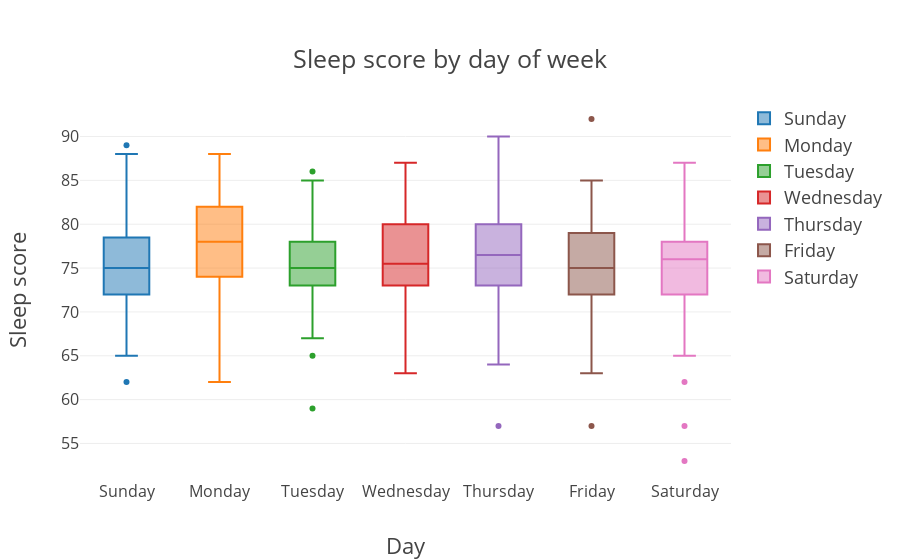

Notebook cell for this chart:
### Markdown cell above
Lots of people hate Mondays and tend to stress about the upcoming work week, be it incoming dedalines, important meetings, etc. The natural question to ask is: how much does sleep quality vary depending on the day of week?

### Code cell
df_sleep_merged["day_of_week"] = df_sleep_merged.dateOfSleep.dt.day_name().astype("string")

fig = go.Figure(
    layout = go.Layout(
        title="Sleep score by day of week"
    )
)

for dow in df_sleep_merged["day_of_week"].unique():
    fig.add_trace(go.Box(y=df_sleep_merged[df_sleep_merged["day_of_week"] == dow]["overall_score"], name=dow))

fig.update_layout(
    title=PLOTLY_TITLE_CENTER_DICT,
    xaxis_title="Day",
    yaxis_title="Sleep score",
    font={"size": 18},
    yaxis={"tickfont": {"size": 16}},
    xaxis={"tickfont": {"size": 16}}
)

### Figure 1 — Plotly figure (JSON) as saved in the notebook; plotly's stock layout.template omitted (floating-point values rounded to 4 significant figures)
{"data": [{"name": "Sunday", "type": "box", "y": [81, 76, 73, 72, 72, 68, 77, 82, 71, 70, 75, 76, 69, 75, 78, 73, 83, 72, 82, 75, 72, 74, 69, 71, 71, 81, 80, 84, 87, 89, 79, 65, 73, 81, 75, 86, 75, 77, 76, 77, 71, 87, 74, 88, 72, 77, 79, 76, 77, 74, 72, 62, 66, 77, 73, 77, 65, 76, 75, 78]}, {"name": "Monday", "type": "box", "y": [73, 62, 85, 85, 86, 87, 84, 82, 81, 77, 79, 73, 78, 79, 80, 74, 82, 77, 72, 79, 80, 85, 73, 82, 74, 83, 82, 78, 82, 80, 80, 75, 74, 88, 77, 72, 78, 71, 74, 82, 82, 74, 75, 83, 71, 78, 76, 80, 88, 78, 77, 73, 76, 65, 82, 69, 70, 71, 73, 83, 79, 77, 78, 82]}, {"name": "Tuesday", "type": "box", "y": [83, 74, 82, 69, 82, 75, 74, 84, 75, 76, 77, 72, 59, 74, 73, 77, 73, 78, 75, 79, 71, 78, 76, 75, 65, 71, 70, 72, 77, 84, 79, 73, 73, 74, 78, 72, 86, 73, 72, 84, 74, 67, 78, 73, 79, 70, 77, 74, 73, 74, 76, 75, 70, 76, 79, 77, 74, 74, 71, 85, 69, 80, 75, 76]}, {"name": "Wednesday", "type": "box", "y": [73, 84, 79, 80, 87, 86, 82, 78, 70, 75, 78, 78, 74, 80, 81, 73, 83, 83, 74, 78, 70, 78, 72, 72, 75, 80, 72, 75, 76, 74, 81, 70, 73, 76, 82, 78, 74, 71, 73, 74, 77, 71, 71, 73, 67, 80, 78, 72, 77, 74, 74, 80, 69, 76, 78, 82, 81, 73, 69, 77, 63, 83, 74, 73]}, {"name": "Thursday", "type": "box", "y": [77, 64, 80, 85, 79, 74, 77, 65, 90, 67, 85, 69, 72, 69, 75, 80, 72, 79, 73, 78, 83, 79, 78, 79, 76, 69, 74, 80, 68, 73, 75, 82, 80, 75, 81, 76, 68, 77, 73, 78, 80, 76, 57, 75, 72, 81, 80, 80, 79, 66, 70, 75, 83, 78, 77, 79, 75, 73, 76, 75, 76, 74, 83, 77, 81, 77]}, {"name": "Friday", "type": "box", "y": [92, 85, 75, 76, 70, 77, 63, 72, 78, 69, 76, 75, 79, 66, 72, 72, 81, 72, 72, 73, 74, 70, 57, 76, 79, 71, 77, 73, 82, 75, 80, 80, 78, 67, 74, 82, 79, 71, 75, 76, 78, 67, 74, 76, 74, 65, 75, 80, 71, 77, 69, 74, 81, 72, 68, 79, 69, 80, 80, 76, 83, 74, 79, 80]}, {"name": "Saturday", "type": "box", "y": [53, 57, 77, 79, 76, 73, 77, 80, 78, 79, 74, 79, 71, 80, 73, 75, 76, 74, 75, 74, 79, 70, 75, 72, 69, 77, 69, 81, 80, 69, 73, 80, 62, 77, 78, 79, 74, 78, 68, 74, 72, 72, 79, 76, 77, 78, 71, 65, 69, 72, 78, 80, 77, 68, 78, 80, 74, 77, 87]}], "layout": {"autosize": true, "font": {"size": 18}, "title": {"text": "Sleep score by day of week", "x": 0.5, "xanchor": "center", "yanchor": "top"}, "xaxis": {"autorange": true, "range": [-0.5, 6.5], "tickfont": {"size": 16}, "title": {"text": "Day"}, "type": "category"}, "yaxis": {"autorange": true, "range": [50.83, 94.17], "tickfont": {"size": 16}, "title": {"text": "Sleep score"}, "type": "linear"}}}
